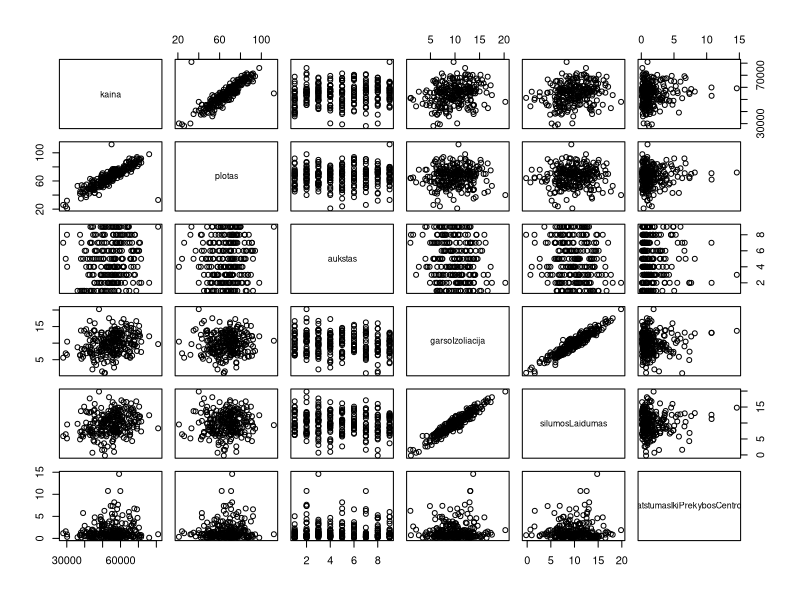

Write R code to recreate this figure.
## ---- chunk 1
setwd("~/Desktop")
getwd()
library(car) #reikalinga biblioteka dirbant
data=read.csv2("data.txt") #nuskaitome duomenis
attach(data)

plot(data)
#grafike matome,kad garso izoliacija ir silumos laidumas koreliuoja

#tikriname korialiacija
cor(garsoIzoliacija,silumosLaidumas) #0.953, tai rodo,kad kintamieji vienas nuo kito labai priklausomi

## ---- chunk 2
#sudaromas modelis su visais kintamaisiais
mod1=lm(kaina~ plotas+aukstas+garsoIzoliacija+silumosLaidumas+atstumasIkiPrekybosCentro)
summary(mod1)

#tikrinamas koeficientu multikolinearumas
vif(mod1) #silumos laidumo ir garso izoliacijos vif>10, tai rodo multikolinearuma

#sudaromas antras modelis ismetus garso izoliacija
mod2=lm(kaina~ plotas+aukstas+silumosLaidumas+atstumasIkiPrekybosCentro)
summary(mod2) 

#sudaromas modelis ismetus silumos laiduma
mod3=lm(kaina~ plotas+aukstas+garsoIzoliacija+atstumasIkiPrekybosCentro)
summary(mod3)

#abiems modeliams atstumas iki prekybos centro yra nereiksmingas(p-value>0.05)
#kuriami nauji modeliai ismetus atstumo iki prekybos centro kintamaji
mod4=lm(kaina~plotas+aukstas+silumosLaidumas)
mod5=lm(kaina~plotas+aukstas+garsoIzoliacija)

#tikrinam kuris modelis yra geresnis
AIC(mod4)
AIC(mod5)
#akaikes koeficientas parodo,kad mod5 yra geresnis

#toliau dirbsime su mod5
summary(mod5) #visi kintamieji reiksmingi

## ---- chunk 3

#ieskomos mod5 modelio isskirtys
outlierTest(mod5) #jos yra 253,254 eilutese
data1=data[-c(253,254),] #panaikinamos paskutines eilutes su isskirtimis

#sudaromas modelis be isskirciu
mod6=lm(kaina~plotas+aukstas+garsoIzoliacija, data=data1)
summary(mod6)

#mod6 yra geriausias modelis gautas is visu duomenu
#tikrinam mod6 heteroskedastiskuma
ncvTest(mod6) #p-value =0.156 > 0.05 nera heteraskedastiskumo

#tikrinam mod6 autokoreliacija
durbinWatsonTest(mod6) #p-value=0.334 >0.05 autokoreliacijos nera


